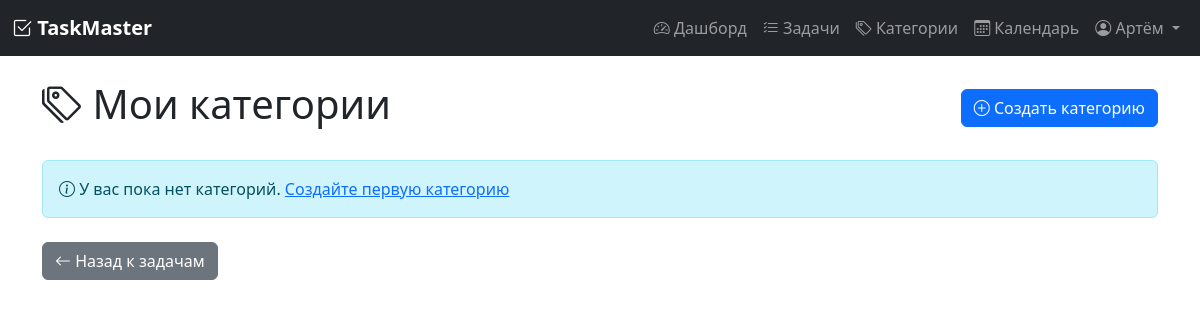
The app's page /categories (signed in), older data.
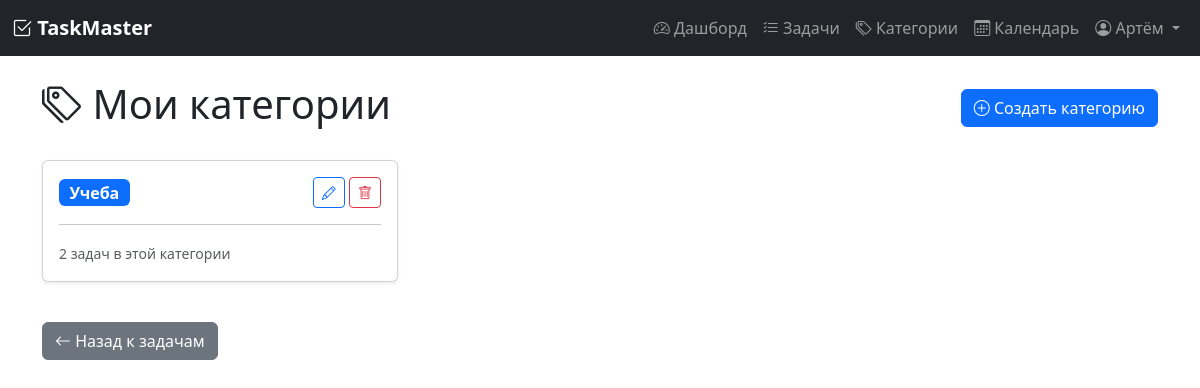
The same page, newer data.
### models.py (models this page shows, shortened)
class Category(db.Model):
    __tablename__ = 'category'
    id = db.Column(db.Integer, primary_key=True)
    name = db.Column(db.String(50), nullable=False)
    color = db.Column(db.String(7), default='#6c757d')  # HEX цвет
    user_id = db.Column(db.Integer, db.ForeignKey('user.id'), nullable=False)
    tasks = db.relationship('Task', backref='category', lazy=True)

### app.py (the view)
@app.route('/categories')
@login_required
def categories():
    user_categories = Category.query.filter_by(user_id=current_user.id).all()
    return render_template('categories.html', categories=user_categories)

### app.py (called while the page is built)
@login_manager.user_loader
def load_user(user_id):
    return User.query.get(int(user_id))

### templates/categories.html (shortened to what this page needs)
{% extends "base.html" %}
{% block content %}
<div class="d-flex justify-content-between align-items-center mb-4">
    <h1><i class="bi bi-tags"></i> Мои категории</h1>
    <a href="{{ url_for('category_create') }}" class="btn btn-primary">
        <i class="bi bi-plus-circle"></i> Создать категорию
    </a>
</div>
{% if categories %}
    <div class="row">
        {% for category in categories %}
            <div class="col-md-4 mb-3">
                <div class="card shadow-sm">
                    <div class="card-body">
                        <div class="d-flex justify-content-between align-items-center">
                            <div>
                                <span class="badge" style="background-color: {{ category.color }}; font-size: 1rem;">
                                    {{ category.name }}
                                </span>
                            </div>
                            <div>
                                <a href="{{ url_for('category_edit', category_id=category.id) }}"
                                   class="btn btn-sm btn-outline-primary">
                                    <i class="bi bi-pencil"></i>
                                </a>
                                <form action="{{ url_for('category_delete', category_id=category.id) }}"
                                      method="POST" class="d-inline"
                                      onsubmit="return confirm('Удалить категорию? Задачи без категории останутся')">
                                    <button type="submit" class="btn btn-sm btn-outline-danger">
                                        <i class="bi bi-trash"></i>
                                    </button>
                                </form>
                            </div>
                        </div>
                        <hr>
                        <small class="text-muted">
                            {% set task_count = namespace(count=0) %}
                            {% for task in current_user.tasks %}
                                {% if task.category_id == category.id %}
                                    {% set task_count.count = task_count.count + 1 %}
                                {% endif %}
                            {% endfor %}
                            {{ task_count.count }} задач в этой категории
                        </small>
                    </div>
                </div>
            </div>
        {% endfor %}
    </div>
{% else %}
    <div class="alert alert-info">
        <i class="bi bi-info-circle"></i> У вас пока нет категорий.
        <a href="{{ url_for('category_create') }}">Создайте первую категорию</a>
    </div>
{% endif %}
<div class="mt-4">
    <a href="{{ url_for('tasks') }}" class="btn btn-secondary">
        <i class="bi bi-arrow-left"></i> Назад к задачам
    </a>
</div>
{% endblock %}

Row changes from the older to the newer data that the page shows:
added Category: name "Учеба", count "2"
Text that changed along with them:
text no longer shown: "У вас пока нет категорий. Создайте первую категорию"
